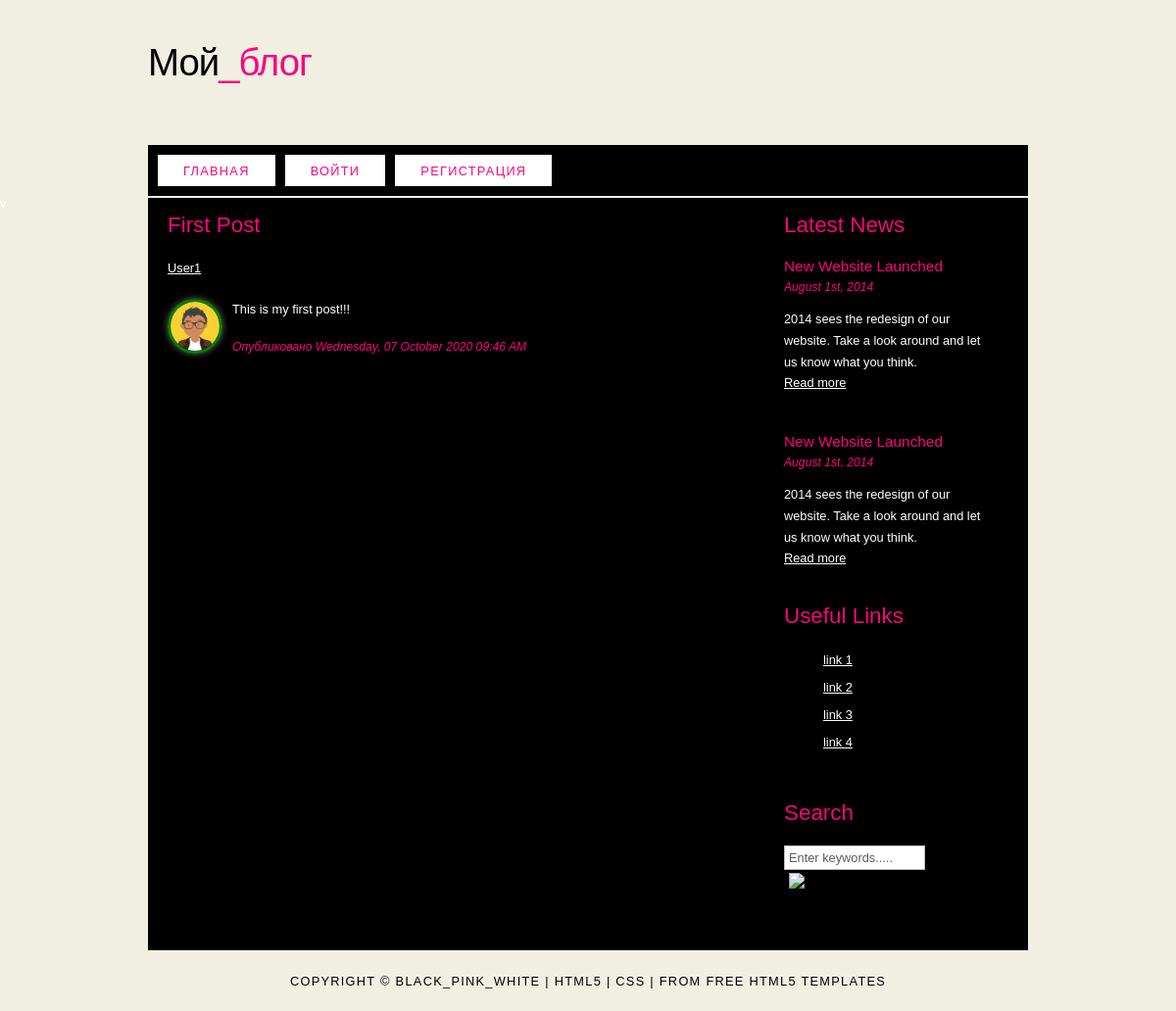
/post/1, run on the app's committed database.
### flask_blog/models.py (models this page shows, shortened)
class Post(db.Model):
    id = db.Column(db.Integer, primary_key=True)
    title = db.Column(db.String(100), nullable=False)
    date_posted = db.Column(db.DateTime, nullable=False,
                            default=datetime.utcnow)
    content = db.Column(db.Text, nullable=False)
    user_id = db.Column(db.Integer, db.ForeignKey('user.id'), nullable=False)

class User(db.Model, UserMixin):
    id = db.Column(db.Integer, primary_key=True)
    username = db.Column(db.String(20), unique=True, nullable=False)
    email = db.Column(db.String(120), unique=True, nullable=False)
    image_file = db.Column(db.String(20), nullable=False,
                           default='default.png')
    password = db.Column(db.String(60), nullable=False)
    posts = db.relationship('Post', backref='author', lazy=True)

### flask_blog/posts/routes.py (the view)
@posts.route("/post/<int:post_id>")
def post(post_id):
    post = Post.query.get_or_404(post_id)
    return render_template('post.html', title=post.title, post=post)

### flask_blog/templates/post.html (shortened to what this page needs)
{% extends "layout.html" %}
{% block content %}
<h2>{{ post.title }}</h2>
<p><a href="{{ url_for('users.user_posts', username=post.author.username) }}">{{ post.author.username }}</a></p>
<span class="left"><img class="profile" src="{{ url_for('static', filename='profile_pics/' + post.author.image_file) }}"
                        alt="example graphic"/></span>
<p>{{ post.content }}</p>
<h6>Опубликовано {{ post.date_posted.strftime('%A, %d %B %Y %I:%M %p') }}</h6>
{% endblock content %}

### flask_blog/static/main.css (style rules this page uses)
html { height: 100%; }
* { margin: 0; padding: 0; }
body { font: normal .80em 'trebuchet ms', arial, sans-serif; background: #F0EFE2 url(background.png) repeat; color: #FFF; }
p { padding: 0 0 20px 0; line-height: 1.7em; }
img { border: 0; }
h1, h2, h3, h4, h5, h6 { font: normal 175% 'century gothic', arial, sans-serif; color: #FA057E; margin: 0 0 15px 0; padding: 15px 0 5px 0; }
h2 { font: normal 175% 'century gothic', arial, sans-serif; }
h4, h5, h6 { margin: 0; padding: 0 0 5px 0; font: normal 120% arial, sans-serif; }
h5, h6 { font: italic 95% arial, sans-serif; padding: 0 0 15px 0; }
a, a:hover { outline: none; text-decoration: underline; color: #FFF; }
.left { float: left; width: auto; margin-right: 10px; }

### flask_blog/templates/post.html (style rules this page uses)
.profile { border-radius: 100px; width: 50px; height: 50px; border: 3px solid green; box-shadow: 0 0 7px #666; }

### data on the page
Post: title "First Post", content "This is my first post!!!", date_posted "Wednesday, 07 October 2020 09:46 AM"
User: author.username "User1", image_file (placeholder picture)
